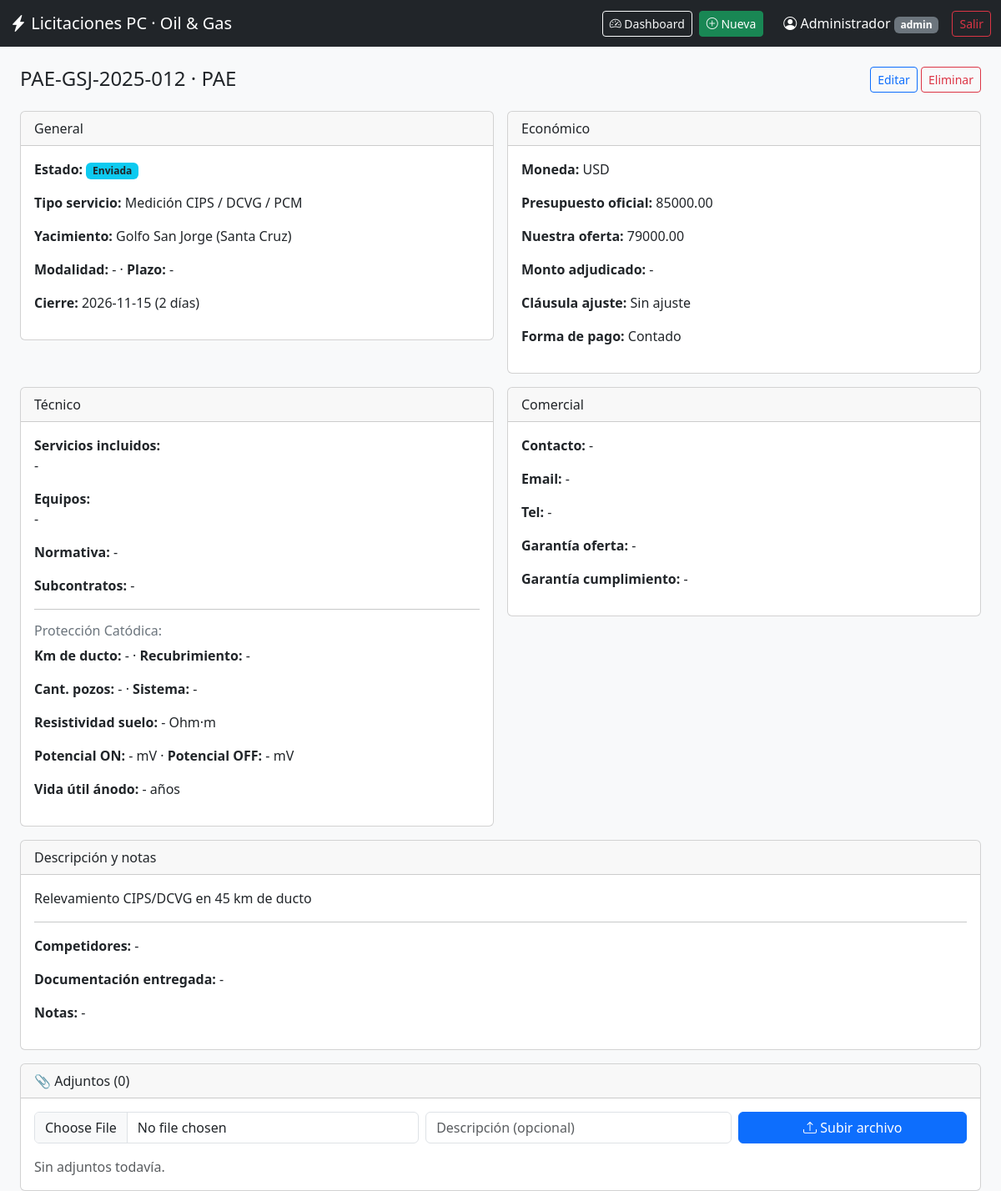
The page /detalle/2 (signed in) on the database its author committed.
### models.py (models this page shows, shortened)
class Usuario(UserMixin, db.Model):
    __tablename__ = "usuarios"
    id = db.Column(db.Integer, primary_key=True)
    username = db.Column(db.String(50), unique=True, nullable=False)
    password_hash = db.Column(db.String(255), nullable=False)
    nombre = db.Column(db.String(100))
    rol = db.Column(db.String(20), default="usuario")
    activo = db.Column(db.Boolean, default=True)
    creado_en = db.Column(db.DateTime, default=datetime.utcnow)
    @property
    def is_active(self):
        return self.activo

class Licitacion(db.Model):
    __tablename__ = "licitaciones"
    id = db.Column(db.Integer, primary_key=True)
    codigo_interno = db.Column(db.String(50), unique=True)
    nro_licitacion = db.Column(db.String(100))
    cliente = db.Column(db.String(150), nullable=False)
    yacimiento = db.Column(db.String(150))
    provincia = db.Column(db.String(80))
    fecha_publicacion = db.Column(db.Date)
    fecha_apertura = db.Column(db.Date)
    fecha_cierre = db.Column(db.Date)
    fecha_adjudicacion = db.Column(db.Date)
    estado = db.Column(db.String(50), default="En análisis")
    tipo_servicio = db.Column(db.String(120))
    descripcion = db.Column(db.Text)
    plazo_ejecucion = db.Column(db.String(100))
    modalidad = db.Column(db.String(100))
    moneda = db.Column(db.String(10), default="USD")
    presupuesto_oficial = db.Column(db.Numeric(18, 2))
    nuestra_oferta = db.Column(db.Numeric(18, 2))
    monto_adjudicado = db.Column(db.Numeric(18, 2))
    clausula_ajuste = db.Column(db.String(150))
    formula_ajuste = db.Column(db.Text)
    forma_pago = db.Column(db.String(200))
    servicios_incluidos = db.Column(db.Text)
    equipos_requeridos = db.Column(db.Text)
    normativa = db.Column(db.String(300))
    subcontratos = db.Column(db.Text)
    km_ducto = db.Column(db.Float)
    tipo_recubrimiento = db.Column(db.String(100))
    cantidad_pozos = db.Column(db.Integer)
    resistividad_suelo = db.Column(db.Float)
    potencial_on = db.Column(db.Float)
    potencial_off = db.Column(db.Float)
    sistema_pc = db.Column(db.String(100))
    vida_util_anodo = db.Column(db.Integer)
    contacto_cliente = db.Column(db.String(200))
    email_contacto = db.Column(db.String(150))
    tel_contacto = db.Column(db.String(80))
    fecha_consultas = db.Column(db.Date)
    garantia_oferta = db.Column(db.String(150))
    garantia_cumplimiento = db.Column(db.String(150))
    competidores = db.Column(db.Text)
    documentacion_entregada = db.Column(db.Text)
    notas = db.Column(db.Text)
    created_at = db.Column(db.DateTime, default=datetime.utcnow)
    updated_at = db.Column(db.DateTime, default=datetime.utcnow, onupdate=datetime.utcnow)
    @property
    def dias_para_cierre(self):
        if not self.fecha_cierre:
            return None
        return (self.fecha_cierre - datetime.utcnow().date()).days

### app.py (the view)
@app.route("/detalle/<int:id>")
@login_required
def detalle(id):
    lic = Licitacion.query.get_or_404(id)
    return render_template("detalle.html", lic=lic)

### app.py (called while the page is built)
@login_manager.user_loader
def load_user(user_id):
    return Usuario.query.get(int(user_id))

### templates/detalle.html
{% extends "base.html" %}
{% block content %}
<div class="d-flex justify-content-between mb-3">
  <h4>{{lic.nro_licitacion or lic.codigo_interno or 'Licitación #' ~ lic.id}} · {{lic.cliente}}</h4>
  <div>
    <a href="{{url_for('form', id=lic.id)}}" class="btn btn-outline-primary btn-sm">Editar</a>
    <form method="post" action="{{url_for('eliminar', id=lic.id)}}" class="d-inline"
          onsubmit="return confirm('¿Eliminar esta licitación?')">
      <button class="btn btn-outline-danger btn-sm">Eliminar</button>
    </form>
  </div>
</div>
<div class="row g-3">
  <div class="col-md-6">
    <div class="card"><div class="card-header">General</div><div class="card-body">
      <p><b>Estado:</b> <span class="badge bg-info text-dark">{{lic.estado}}</span></p>
      <p><b>Tipo servicio:</b> {{lic.tipo_servicio or '-'}}</p>
      <p><b>Yacimiento:</b> {{lic.yacimiento or '-'}} ({{lic.provincia or '-'}})</p>
      <p><b>Modalidad:</b> {{lic.modalidad or '-'}} · <b>Plazo:</b> {{lic.plazo_ejecucion or '-'}}</p>
      <p><b>Cierre:</b> {{lic.fecha_cierre or '-'}}
        {% if lic.dias_para_cierre is not none %} ({{lic.dias_para_cierre}} días){% endif %}</p>
    </div></div>
  </div>
  <div class="col-md-6">
    <div class="card"><div class="card-header">Económico</div><div class="card-body">
      <p><b>Moneda:</b> {{lic.moneda}}</p>
      <p><b>Presupuesto oficial:</b> {{lic.presupuesto_oficial or '-'}}</p>
      <p><b>Nuestra oferta:</b> {{lic.nuestra_oferta or '-'}}</p>
      <p><b>Monto adjudicado:</b> {{lic.monto_adjudicado or '-'}}</p>
      <p><b>Cláusula ajuste:</b> {{lic.clausula_ajuste or '-'}}</p>
      <p><b>Forma de pago:</b> {{lic.forma_pago or '-'}}</p>
    </div></div>
  </div>
  <div class="col-md-6">
    <div class="card"><div class="card-header">Técnico</div><div class="card-body">
      <p><b>Servicios incluidos:</b><br>{{lic.servicios_incluidos or '-'}}</p>
      <p><b>Equipos:</b><br>{{lic.equipos_requeridos or '-'}}</p>
      <p><b>Normativa:</b> {{lic.normativa or '-'}}</p>
      <p><b>Subcontratos:</b> {{lic.subcontratos or '-'}}</p>
            <hr>
      <h6 class="text-secondary">Protección Catódica:</h6>
      <p><b>Km de ducto:</b> {{ lic.km_ducto or '-' }} · <b>Recubrimiento:</b> {{ lic.tipo_recubrimiento or '-' }}</p>
      <p><b>Cant. pozos:</b> {{ lic.cantidad_pozos or '-' }} · <b>Sistema:</b> {{ lic.sistema_pc or '-' }}</p>
      <p><b>Resistividad suelo:</b> {{ lic.resistividad_suelo or '-' }} Ohm·m</p>
      <p><b>Potencial ON:</b> {{ lic.potencial_on or '-' }} mV · <b>Potencial OFF:</b> {{ lic.potencial_off or '-' }} mV</p>
      <p><b>Vida útil ánodo:</b> {{ lic.vida_util_anodo or '-' }} años</p>
    </div></div>
  </div>
  <div class="col-md-6">
    <div class="card"><div class="card-header">Comercial</div><div class="card-body">
      <p><b>Contacto:</b> {{lic.contacto_cliente or '-'}}</p>
      <p><b>Email:</b> {{lic.email_contacto or '-'}}</p>
      <p><b>Tel:</b> {{lic.tel_contacto or '-'}}</p>
      <p><b>Garantía oferta:</b> {{lic.garantia_oferta or '-'}}</p>
      <p><b>Garantía cumplimiento:</b> {{lic.garantia_cumplimiento or '-'}}</p>
    </div></div>
  </div>
  <div class="col-12">
    <div class="card"><div class="card-header">Descripción y notas</div><div class="card-body">
      <p>{{lic.descripcion or '-'}}</p>
      <hr>
      <p><b>Competidores:</b> {{lic.competidores or '-'}}</p>
      <p><b>Documentación entregada:</b> {{lic.documentacion_entregada or '-'}}</p>
      <p><b>Notas:</b> {{lic.notas or '-'}}</p>
    </div></div>
  </div>
  <div class="col-12">
    <div class="card">
      <div class="card-header">📎 Adjuntos ({{ lic.adjuntos|length }})</div>
      <div class="card-body">
        <form method="post" action="{{ url_for('adjuntar', id=lic.id) }}"
              enctype="multipart/form-data" class="row g-2 mb-3">
          <div class="col-md-5">
            <input type="file" name="archivo" class="form-control" required>
          </div>
          <div class="col-md-4">
            <input type="text" name="descripcion" class="form-control"
                   placeholder="Descripción (opcional)">
          </div>
          <div class="col-md-3">
            <button class="btn btn-primary w-100">
              <i class="bi bi-upload"></i> Subir archivo
            </button>
          </div>
        </form>
        {% if lic.adjuntos %}
        <table class="table table-sm align-middle">
          <thead>
            <tr>
              <th>Archivo</th><th>Descripción</th><th>Tamaño</th>
              <th>Subido</th><th></th>
            </tr>
          </thead>
          <tbody>
          {% for a in lic.adjuntos %}
            <tr>
              <td>
                <a href="{{ url_for('descargar_adjunto', id=a.id) }}">
                  <i class="bi bi-file-earmark-arrow-down"></i> {{ a.nombre_original }}
                </a>
              </td>
              <td><small>{{ a.descripcion or '-' }}</small></td>
              <td><small>{{ '%.1f'|format(a.tamano_bytes / 1024) }} KB</small></td>
              <td><small>{{ a.subido_en.strftime('%Y-%m-%d %H:%M') }}</small></td>
              <td>
                <form method="post" action="{{ url_for('eliminar_adjunto', id=a.id) }}"
                      class="d-inline" onsubmit="return confirm('¿Eliminar este adjunto?')">
                  <button class="btn btn-sm btn-outline-danger">
                    <i class="bi bi-trash"></i>
                  </button>
                </form>
              </td>
            </tr>
          {% endfor %}
          </tbody>
        </table>
        {% else %}
        <p class="text-muted mb-0">Sin adjuntos todavía.</p>
        {% endif %}
      </div>
    </div>
  </div>
</div>
{% endblock %}

### templates/base.html (shortened to what this page needs)
<!doctype html>
<html lang="es">
<head>
  <link href="https://cdn.jsdelivr.net/npm/bootstrap@5.3.2/dist/css/bootstrap.min.css" rel="stylesheet">
  <link href="https://cdn.jsdelivr.net/npm/bootstrap-icons@1.11.1/font/bootstrap-icons.css" rel="stylesheet">
</head>
<body class="bg-light">
<nav class="navbar navbar-dark bg-dark mb-4">
  <div class="container-fluid">
    <a class="navbar-brand" href="{{ url_for('index') }}">
      <i class="bi bi-lightning-charge-fill"></i> Licitaciones PC · Oil &amp; Gas
    </a>
    {% if current_user.is_authenticated %}
    <div class="d-flex align-items-center">
      <a href="{{ url_for('dashboard') }}" class="btn btn-outline-light btn-sm me-2">
        <i class="bi bi-speedometer2"></i> Dashboard
      </a>
      <a href="{{ url_for('form') }}" class="btn btn-success btn-sm me-4">
        <i class="bi bi-plus-circle"></i> Nueva
      </a>
      <span class="text-white me-3">
        <i class="bi bi-person-circle"></i> {{ current_user.nombre or current_user.username }}
        <span class="badge bg-secondary">{{ current_user.rol }}</span>
      </span>
      <a href="{{ url_for('logout') }}" class="btn btn-outline-danger btn-sm">Salir</a>
    </div>
    {% endif %}
  </div>
</nav>
<div class="container-fluid px-4">
  {% block content %}{% endblock %}
</div>
</body>
</html>

### rows shown on the page
Usuario: nombre "Administrador", rol "admin"
Licitacion: nro_licitacion "PAE-GSJ-2025-012", cliente "PAE", estado "Enviada", tipo_servicio "Medición CIPS / DCVG / PCM", yacimiento "Golfo San Jorge", provincia "Santa Cruz", modalidad "-", plazo_ejecucion "-", fecha_cierre "2026-11-15", dias_para_cierre "2", moneda "USD", presupuesto_oficial "85000.00", nuestra_oferta "79000.00", monto_adjudicado "-", clausula_ajuste "Sin ajuste", forma_pago "Contado", servicios_incluidos "-", equipos_requeridos "-", normativa "-", subcontratos "-", km_ducto "-", tipo_recubrimiento "-", cantidad_pozos "-", sistema_pc "-", resistividad_suelo "-", potencial_on "-", potencial_off "-", vida_util_anodo "-", contacto_cliente "-", email_contacto "-", tel_contacto "-", garantia_oferta "-", garantia_cumplimiento "-", descripcion "Relevamiento CIPS/DCVG en 45 km de ducto", competidores "-", documentacion_entregada "-", notas "-"

### other values the page prints
{{ lic.adjuntos|length }} "0"
